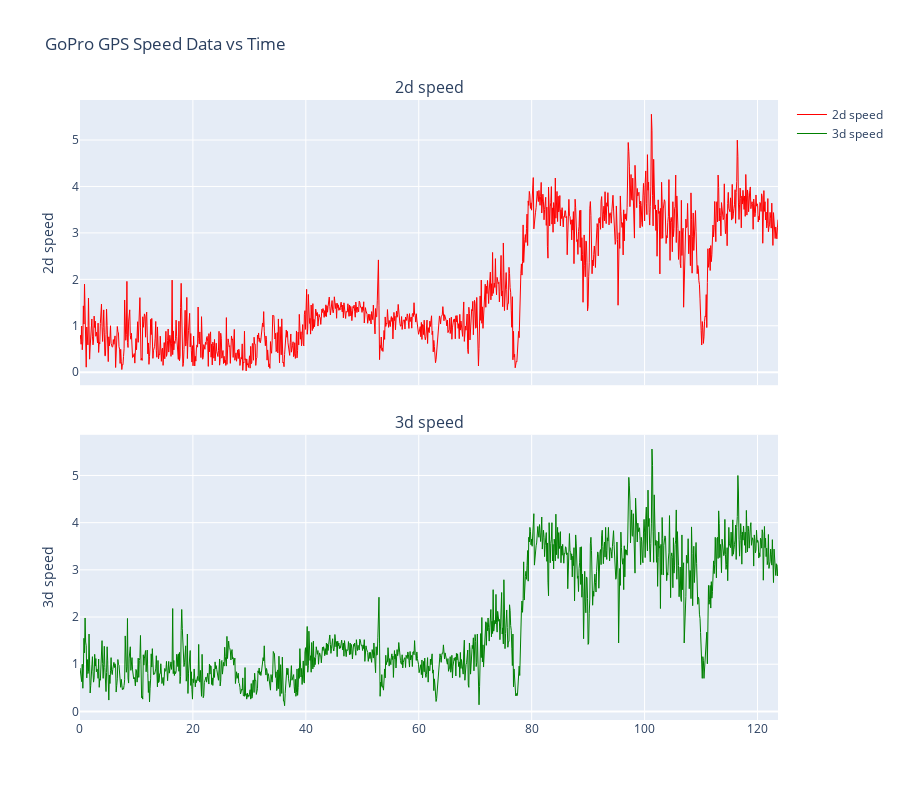

The code cell stored with this chart in its notebook:
### Code cell
# plot gps speed



# GPS9 	lat, long, alt, 2D speed, 3D speed, days since 2000, secs since midnight (ms precision), DOP, fix (0, 2D or 3D) 	10 	
#        deg, deg, m, m/s, m/s,-,s,-,- 	GPS returns for HERO13

fig = make_subplots(
    rows=2, cols=1,
    subplot_titles=('2d speed', '3d speed'),
    vertical_spacing=0.08,
    shared_xaxes=True
)

# Add X-axis acceleration (row 1)
fig.add_trace(
    go.Scatter(x=gps_t, y=gps[:, 3], 
               mode='lines', 
               name='2d speed',
               line=dict(color='red', width=1)),
    row=1, col=1
)

# Add Y-axis acceleration (row 2)  
fig.add_trace(
    go.Scatter(x=gps_t, y=gps[:, 4], 
               mode='lines', 
               name='3d speed',
               line=dict(color='green', width=1)),
    row=2, col=1
)

# Update layout
fig.update_layout(
    height=800,
    title_text="GoPro GPS Speed Data vs Time",
    showlegend=True
)

# Update x-axis labels
fig.update_xaxes(title_text="Time (seconds)", row=3, col=1)

# Update y-axis labels
fig.update_yaxes(title_text="2d speed", row=1, col=1)
fig.update_yaxes(title_text="3d speed", row=2, col=1)

fig.show()

### Figure 1 — Plotly figure (JSON) as saved in the notebook; plotly's stock layout.template omitted (floating-point values rounded to 4 significant figures; data arrays with more than 128 entries replaced by an {"elided": "..."} marker saying what was removed)
{"data": [{"line": {"color": "red", "width": 1}, "mode": "lines", "name": "2d speed", "type": "scatter", "x": {"elided": "1237 float values"}, "xaxis": "x", "y": {"elided": "1237 float values"}, "yaxis": "y"}, {"line": {"color": "green", "width": 1}, "mode": "lines", "name": "3d speed", "type": "scatter", "x": {"elided": "1237 float values"}, "xaxis": "x2", "y": {"elided": "1237 float values"}, "yaxis": "y2"}], "layout": {"annotations": [{"font": {"size": 16}, "showarrow": false, "text": "2d speed", "x": 0.5, "xanchor": "center", "xref": "paper", "y": 1, "yanchor": "bottom", "yref": "paper"}, {"font": {"size": 16}, "showarrow": false, "text": "3d speed", "x": 0.5, "xanchor": "center", "xref": "paper", "y": 0.46, "yanchor": "bottom", "yref": "paper"}], "height": 800, "showlegend": true, "title": {"text": "GoPro GPS Speed Data vs Time"}, "xaxis": {"anchor": "y", "domain": [0, 1], "matches": "x2", "showticklabels": false}, "xaxis2": {"anchor": "y2", "domain": [0, 1]}, "yaxis": {"anchor": "x", "domain": [0.54, 1], "title": {"text": "2d speed"}}, "yaxis2": {"anchor": "x2", "domain": [0, 0.46], "title": {"text": "3d speed"}}}}
